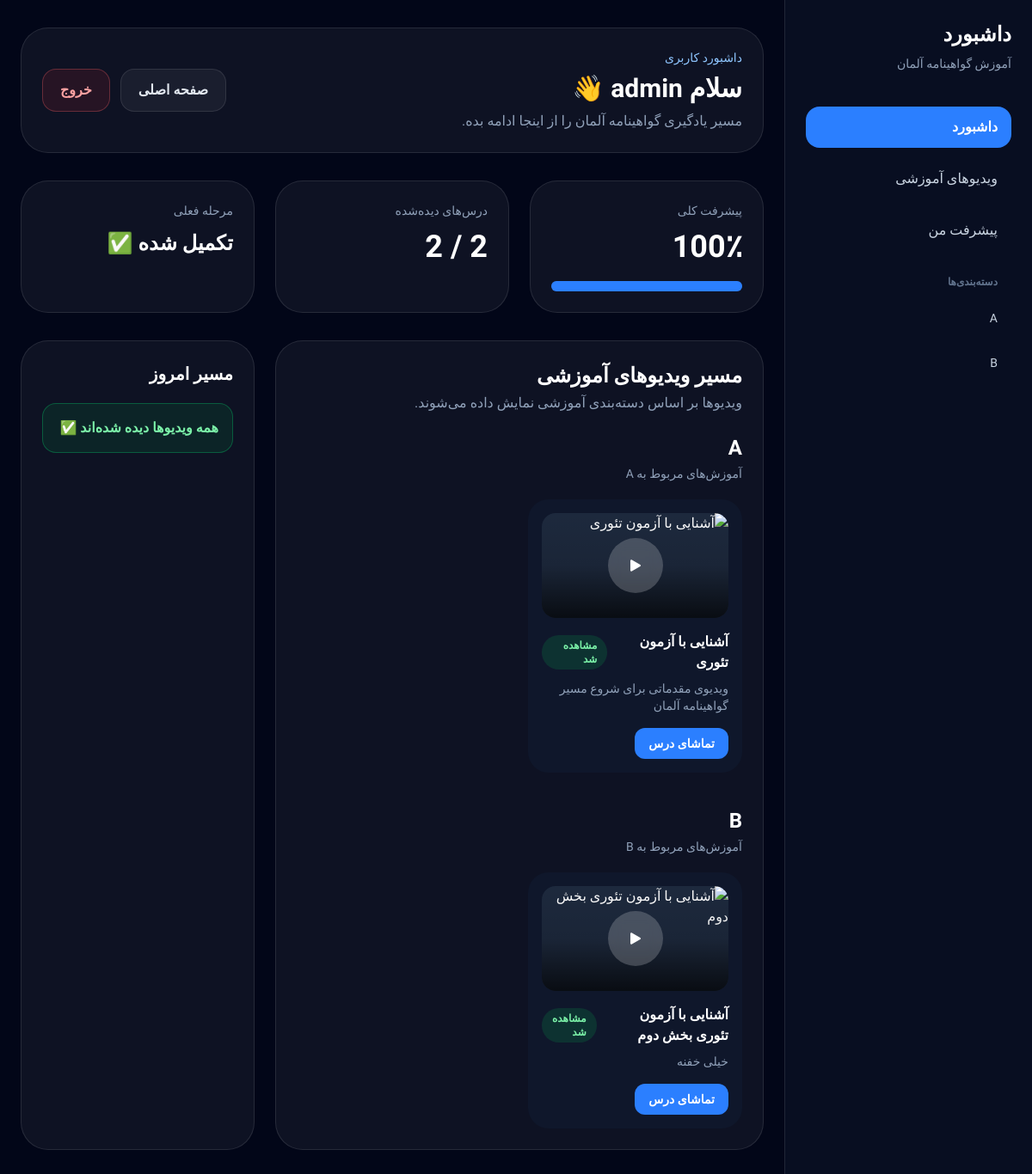
The app's page /dashboard/ (signed in) with its own data.
### videos/models.py (models this page shows, shortened)
class Category(models.Model):
    name = models.CharField(max_length=100)
    slug = models.SlugField(unique=True)
    class Meta:
        verbose_name = "Category"
        verbose_name_plural = "Categories"
        ordering = ["name"]

class Video(models.Model):
    category = models.ForeignKey(
        Category,
        on_delete=models.CASCADE,
        related_name="videos",
        null=True,
        blank=True,
    )
    title = models.CharField(max_length=200)
    description = models.TextField(blank=True)
    youtube_url = models.URLField()
    order = models.PositiveIntegerField(default=0)
    is_published = models.BooleanField(default=True)
    created_at = models.DateTimeField(auto_now_add=True)
    class Meta:
        ordering = ["order", "-created_at"]
    def youtube_video_id(self):
        parsed_url = urlparse(self.youtube_url)
        if parsed_url.hostname in ["www.youtube.com", "youtube.com"]:
            return parse_qs(parsed_url.query).get("v", [""])[0]
        if parsed_url.hostname == "youtu.be":
            return parsed_url.path.lstrip("/")
        return ""
    def youtube_thumbnail(self):
        video_id = self.youtube_video_id()
        if video_id:
            return f"https://img.youtube.com/vi/{video_id}/hqdefault.jpg"
        return ""

### core/views.py (the view)
# urls.py: path("dashboard/", views.dashboard, name="dashboard"),
@login_required
def dashboard(request):
    categories = Category.objects.prefetch_related("videos").all()
    total_videos = Video.objects.filter(is_published=True).count()
    watched_video_ids = list(
        WatchedVideo.objects.filter(user=request.user).values_list("video_id", flat=True)
    )
    watched_count = len(watched_video_ids)
    progress_percent = 0
    if total_videos > 0:
        progress_percent = int((watched_count / total_videos) * 100)
    next_video = (
        Video.objects.filter(is_published=True)
        .exclude(id__in=watched_video_ids)
        .order_by("order", "-created_at")
        .first()
    )
    return render(
        request,
        "core/dashboard.html",
        {
            "categories": categories,
            "total_videos": total_videos,
            "watched_count": watched_count,
            "progress_percent": progress_percent,
            "watched_video_ids": watched_video_ids,
            "next_video": next_video,
        },
    )

### core/templates/core/dashboard.html (shortened to what this page needs)
{% extends "base/base.html" %}
{% block content %}
<main class="min-h-screen bg-slate-950 text-white">
    <div class="flex">
        <aside class="hidden min-h-screen w-72 border-l border-white/10 bg-slate-900/50 p-6 lg:block">
            <div class="mb-10">
                <h2 class="text-2xl font-black">
                    داشبورد
                </h2>
                <p class="mt-2 text-sm text-slate-400">
                    آموزش گواهینامه آلمان
                </p>
            </div>
            <nav class="space-y-3">
                <a
                    href="/dashboard/"
                    class="flex items-center rounded-2xl bg-blue-500 px-4 py-3 font-bold"
                >
                    داشبورد
                </a>
                <a
                    href="#videos"
                    class="flex items-center rounded-2xl px-4 py-3 text-slate-300 transition hover:bg-white/5"
                >
                    ویدیوهای آموزشی
                </a>
                <a
                    href="#progress"
                    class="flex items-center rounded-2xl px-4 py-3 text-slate-300 transition hover:bg-white/5"
                >
                    پیشرفت من
                </a>
                <div class="pt-4">
                    <p class="mb-3 px-4 text-xs font-bold text-slate-500">
                        دسته‌بندی‌ها
                    </p>
                    <div class="space-y-2">
                        {% for category in categories %}
                            <a
                                href="#category-{{ category.id }}"
                                class="block rounded-2xl px-4 py-3 text-sm text-slate-300 transition hover:bg-white/5 hover:text-white"
                            >
                                {{ category.name }}
                            </a>
                        {% empty %}
                            <p class="px-4 text-sm text-slate-500">
                                هنوز دسته‌بندی نداری
                            </p>
                        {% endfor %}
                    </div>
                </div>
            </nav>
        </aside>
        <div class="flex-1 px-6 py-8">
            <header class="mb-8 flex flex-col gap-4 rounded-[2rem] border border-white/10 bg-white/5 p-6 md:flex-row md:items-center md:justify-between">
                <div>
                    <p class="mb-2 text-sm text-blue-300">
                        داشبورد کاربری
                    </p>
                    <h1 class="text-3xl font-black">
                        سلام {{ request.user.username }} 👋
                    </h1>
                    <p class="mt-2 text-slate-400">
                        مسیر یادگیری گواهینامه آلمان را از اینجا ادامه بده.
                    </p>
                </div>
                <div class="flex flex-col gap-3 sm:flex-row">
                    <a
                        href="/"
                        class="rounded-2xl border border-white/10 bg-white/5 px-5 py-3 text-center font-bold text-slate-200 hover:bg-white/10"
                    >
                        صفحه اصلی
                    </a>
                    <a
                        href="/accounts/logout/"
                        class="rounded-2xl border border-red-400/30 bg-red-500/10 px-5 py-3 text-center font-bold text-red-300 hover:bg-red-500/20"
                    >
                        خروج
                    </a>
                </div>
            </header>
            <section id="progress" class="grid gap-6 md:grid-cols-3">
                <div class="rounded-[2rem] border border-white/10 bg-white/5 p-6">
                    <p class="text-sm text-slate-400">
                        پیشرفت کلی
                    </p>
                    <p class="mt-3 text-4xl font-black">
                        {{ progress_percent }}٪
                    </p>
                    <div class="mt-5 h-3 rounded-full bg-slate-800">
                        <div
                            class="h-3 rounded-full bg-blue-500"
                            style="width: {{ progress_percent|stringformat:'s' }}%;"
                        ></div>
                    </div>
                </div>
                <div class="rounded-[2rem] border border-white/10 bg-white/5 p-6">
                    <p class="text-sm text-slate-400">
                        درس‌های دیده‌شده
                    </p>
                    <p class="mt-3 text-4xl font-black">
                        {{ watched_count }} / {{ total_videos }}
                    </p>
                </div>
                <div class="rounded-[2rem] border border-white/10 bg-white/5 p-6">
                    <p class="text-sm text-slate-400">
                        مرحله فعلی
                    </p>
                    <p class="mt-3 text-2xl font-black">
                        {% if next_video %}
                            {{ next_video.category.name|default:"ادامه مسیر" }}
                        {% else %}
                            تکمیل شده ✅
                        {% endif %}
                    </p>
                </div>
            </section>
            <section id="videos" class="mt-8 grid gap-6 lg:grid-cols-3">
                <div class="lg:col-span-2 rounded-[2rem] border border-white/10 bg-white/5 p-6">
                    <div class="mb-6">
                        <h2 class="text-2xl font-black">
                            مسیر ویدیوهای آموزشی
                        </h2>
                        <p class="mt-1 text-slate-400">
                            ویدیوها بر اساس دسته‌بندی آموزشی نمایش داده می‌شوند.
                        </p>
                    </div>
                    <div class="space-y-10">
                        {% if categories %}
                            {% for category in categories %}
                                <div id="category-{{ category.id }}">
                                    <div class="mb-5">
                                        <h3 class="text-2xl font-black">
                                            {{ category.name }}
                                        </h3>
                                        <p class="mt-1 text-sm text-slate-400">
                                            آموزش‌های مربوط به {{ category.name }}
                                        </p>
                                    </div>
                                    <div class="grid gap-5 md:grid-cols-2">
                                        {% for video in category.videos.all %}
                                            {% if video.is_published %}
                                                <article class="rounded-3xl bg-slate-900 p-4">
                                                    <a
                                                        href="/videos/{{ video.id }}/"
                                                        class="group relative block aspect-video overflow-hidden rounded-2xl bg-slate-800"
                                                    >
                                                        <div
                                                            class="absolute inset-0 flex items-center justify-center"
                                                        >
                                                            <div
                                                                class="flex h-16 w-16 items-center justify-center rounded-full bg-white/20 backdrop-blur transition duration-300 group-hover:scale-110 group-hover:bg-blue-500"
                                                            >
                                                                <svg
                                                                    xmlns="http://www.w3.org/2000/svg"
                                                                    fill="currentColor"
                                                                    viewBox="0 0 16 16"
                                                                    class="h-6 w-6 text-white"
                                                                >
                                                                    <path
                                                                        d="M11.596 8.697l-6.363 3.692c-.54.313-1.233-.066-1.233-.697V4.308c0-.63.692-1.01 1.233-.696l6.363 3.692c.541.314.541 1.09 0 1.393z"
                                                                    />
                                                                </svg>
                                                            </div>
                                                        </div>
                                                    </a>
                                                    <div class="mt-4 flex items-center justify-between gap-3">
                                                        <h4 class="font-bold">
                                                            {{ video.title }}
                                                        </h4>
                                                        {% if video.id in watched_video_ids %}
                                                            <span
                                                                class="rounded-full bg-green-500/15 px-3 py-1 text-xs font-bold text-green-300"
                                                            >
                                                                مشاهده شد
                                                            </span>
                                                        {% endif %}
                                                    </div>
                                                    <p class="mt-2 text-sm text-slate-400">
                                                        {{ video.description }}
                                                    </p>
                                                    <a
                                                        href="/videos/{{ video.id }}/"
                                                        class="mt-4 inline-block rounded-xl bg-blue-500 px-4 py-2 text-sm font-bold hover:bg-blue-600"
                                                    >
                                                        تماشای درس
                                                    </a>
                                                </article>
                                            {% endif %}
                                        {% empty %}
                                            <p class="text-sm text-slate-500">
                                                هنوز ویدیویی داخل این دسته‌بندی نیست.
                                            </p>
                                        {% endfor %}
                                    </div>
                                </div>
                            {% endfor %}
                        {% endif %}
                    </div>
                </div>
                <aside class="rounded-[2rem] border border-white/10 bg-white/5 p-6">
                    <h2 class="text-xl font-black">
                        مسیر امروز
                    </h2>
                    <div class="mt-5 space-y-4">
                        {% if next_video %}
                            <a
                                href="/videos/{{ next_video.id }}/"
                                class="block rounded-2xl border border-blue-400/30 bg-blue-500/10 p-4 transition hover:bg-blue-500/20"
                            >
                                <p class="text-sm text-blue-300">
                                    ادامه یادگیری
                                </p>
                                <p class="mt-2 font-bold">
                                    {{ next_video.title }}
                                </p>
                            </a>
                        {% else %}
                            <div
                                class="rounded-2xl border border-green-400/30 bg-green-500/10 p-4"
                            >
                                <p class="font-bold text-green-300">
                                    همه ویدیوها دیده شده‌اند ✅
                                </p>
                            </div>
                        {% endif %}
                    </div>
                </aside>
            </section>
        </div>
    </div>
</main>
{% endblock %}

### records on screen
Category: name "A"
Category: name "B"
Video: title "آشنایی با آزمون تئوری", shows "مشاهده شد", description "ویدیوی مقدماتی برای شروع مسیر گواهینامه آلمان"
Video: title "آشنایی با آزمون تئوری بخش دوم", shows "مشاهده شد", description "خیلی خفنه"

### other values on screen
{{ progress_percent }} "100"
{{ total_videos }} "2"
